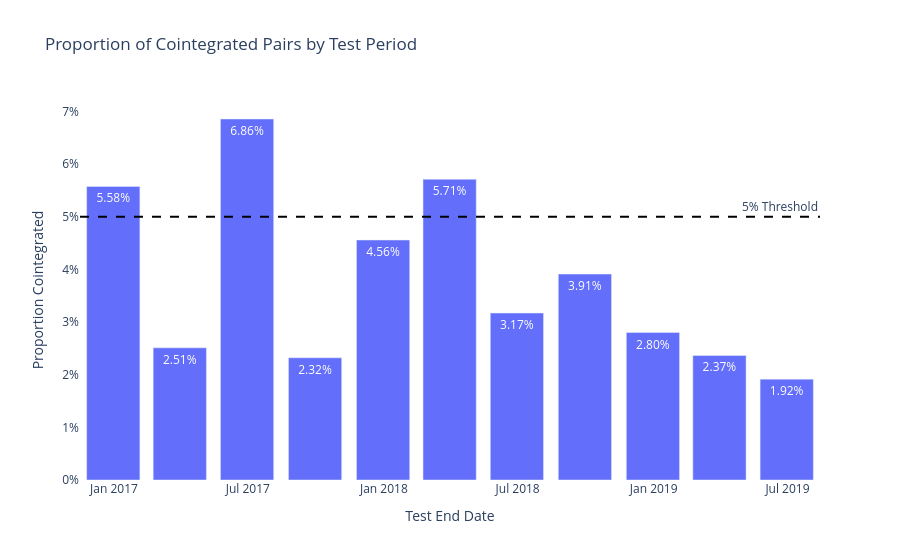

Notebook cell for this chart:
### Code cell
import plotly.express as px
# Compute the data
proportion_data = test_results.groupby('test_end').coint.mean().to_frame('Proportion')
proportion_data['Num_Pairs'] = candidates.groupby('test_end').size()
proportion_data['Cointegrated_Pairs'] = (proportion_data['Proportion'] * proportion_data['Num_Pairs']).round()

# Create interactive bar plot
fig = px.bar(
    proportion_data,
    x=proportion_data.index,
    y='Proportion',
    title='Proportion of Cointegrated Pairs by Test Period',
    labels={'test_end': 'Test End Date', 'Proportion': 'Proportion Cointegrated'},
    text='Proportion'  # Display proportion on bars
)
fig.update_traces(texttemplate='%{text:.2%}', textposition='auto')  # Format as percentage
fig.add_hline(y=0.05, line_dash='dash', line_color='black', annotation_text='5% Threshold')
fig.update_layout(
    yaxis_tickformat='.0%',  # Show y-axis as percentage
    showlegend=False,
    plot_bgcolor='white',
    bargap=0.2
)
fig.show()

# Create styled table
styled_table = proportion_data.style.format({
    'Proportion': '{:.2%}',
    'Num_Pairs': '{:.0f}',
    'Cointegrated_Pairs': '{:.0f}'
}).background_gradient(subset=['Proportion'], cmap='RdYlGn', low=0, high=0.5)
display(styled_table)

### Figure 1 — Plotly figure (JSON) as saved in the notebook; plotly's stock layout.template omitted (floating-point values rounded to 4 significant figures)
{"data": [{"alignmentgroup": "True", "hovertemplate": "Test End Date=%{x}<br>Proportion Cointegrated=%{text}<extra></extra>", "legendgroup": "", "marker": {"color": "#636efa", "pattern": {"shape": ""}}, "name": "", "offsetgroup": "", "orientation": "v", "showlegend": false, "text": [0.05576, 0.02511, 0.06858, 0.02321, 0.04559, 0.05713, 0.03171, 0.03911, 0.02801, 0.02365, 0.01916], "textposition": "auto", "texttemplate": "%{text:.2%}", "type": "bar", "x": ["2016-12-31T00:00:00", "2017-03-31T00:00:00", "2017-06-30T00:00:00", "2017-09-30T00:00:00", "2017-12-31T00:00:00", "2018-03-31T00:00:00", "2018-06-30T00:00:00", "2018-09-30T00:00:00", "2018-12-31T00:00:00", "2019-03-31T00:00:00", "2019-06-30T00:00:00"], "xaxis": "x", "y": [0.05576, 0.02511, 0.06858, 0.02321, 0.04559, 0.05713, 0.03171, 0.03911, 0.02801, 0.02365, 0.01916], "yaxis": "y"}], "layout": {"annotations": [{"showarrow": false, "text": "5% Threshold", "x": 1, "xanchor": "right", "xref": "x domain", "y": 0.05, "yanchor": "bottom", "yref": "y"}], "bargap": 0.2, "barmode": "relative", "legend": {"tracegroupgap": 0}, "plot_bgcolor": "white", "shapes": [{"line": {"color": "black", "dash": "dash"}, "type": "line", "x0": 0, "x1": 1, "xref": "x domain", "y0": 0.05, "y1": 0.05, "yref": "y"}], "showlegend": false, "title": {"text": "Proportion of Cointegrated Pairs by Test Period"}, "xaxis": {"anchor": "y", "domain": [0, 1], "title": {"text": "Test End Date"}}, "yaxis": {"anchor": "x", "domain": [0, 1], "tickformat": ".0%", "title": {"text": "Proportion Cointegrated"}}}}
